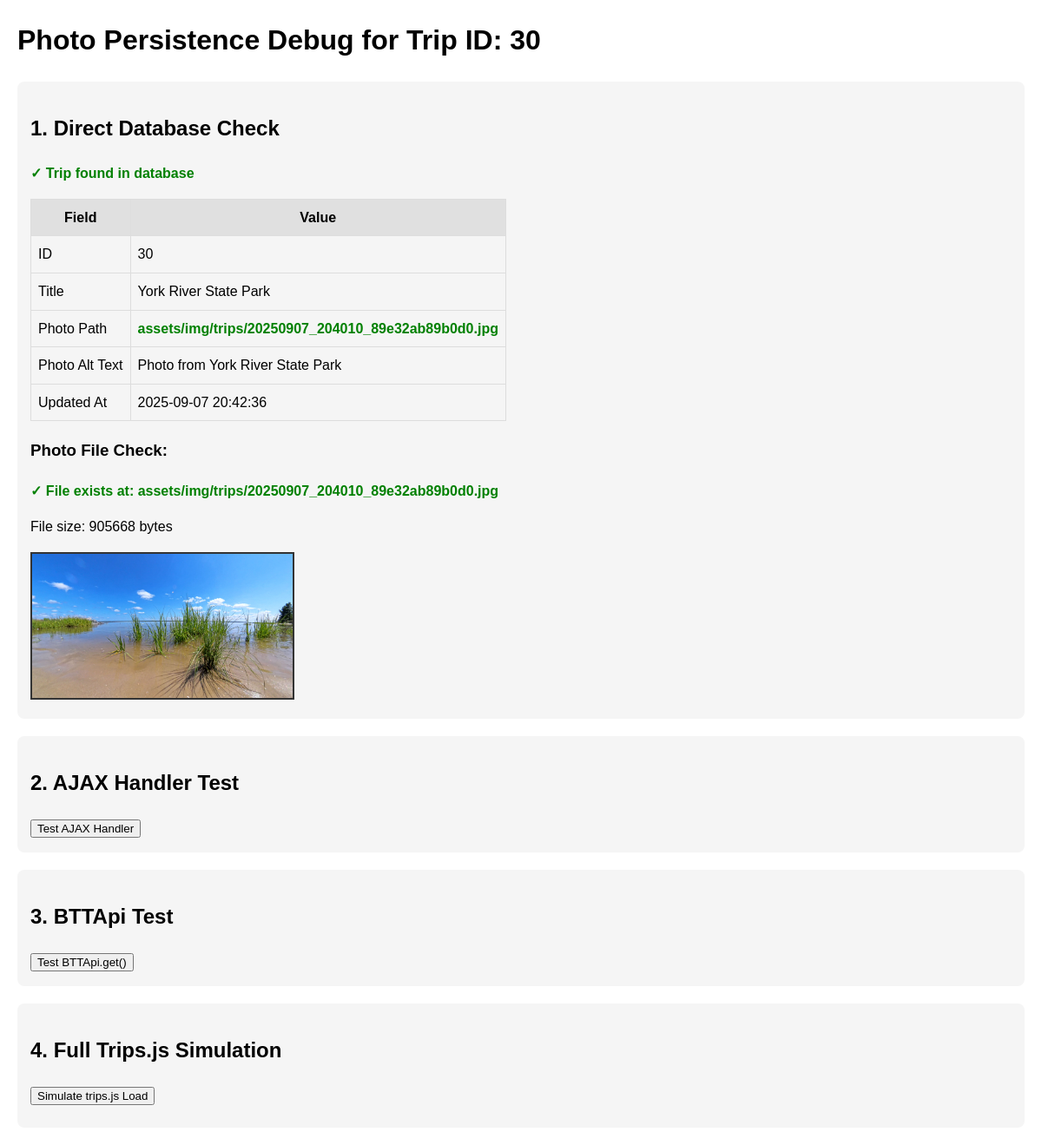
/debug-photo-persistence.php?trip_id=30 (signed in), run on the app's committed database.
### tables this page shows
CREATE TABLE "trips" (
id INTEGER PRIMARY KEY AUTOINCREMENT,
title TEXT NOT NULL,
location TEXT,
start_date TEXT,
end_date TEXT,
distance REAL,
distance_unit TEXT DEFAULT 'miles',
elevation_gain REAL,
difficulty TEXT,
trip_type TEXT,
description TEXT,
backpack_id INTEGER,
completed INTEGER DEFAULT 0,
favorite INTEGER DEFAULT 0,
image_url TEXT,
image_alt TEXT,
user_id INTEGER NOT NULL,
created_at TEXT DEFAULT CURRENT_TIMESTAMP,
updated_at TEXT DEFAULT CURRENT_TIMESTAMP, permit_required INTEGER DEFAULT 0, permit_info TEXT, water_sources TEXT, camping_type TEXT, expected_weather TEXT, trail_conditions TEXT, emergency_contact TEXT, trailhead_parking TEXT, photo_path TEXT, photo_alt_text TEXT, pre_trip_notes TEXT, post_trip_notes TEXT, lessons_learned TEXT, permit_cost REAL, parking_cost REAL, cell_coverage VARCHAR(50), crowd_level VARCHAR(50),
FOREIGN KEY (backpack_id) REFERENCES backpacks(id) ON DELETE SET NULL,
FOREIGN KEY (user_id) REFERENCES users(id) ON DELETE CASCADE
);

### debug-photo-persistence.php (the view, shortened to what this page needs)
<?php
$user_id = $_SESSION['user_id'] ?? null;
$trip_id = $_GET['trip_id'] ?? 6;
?>
<!DOCTYPE html>
<html>
<head>
</head>
<body>
    <h1>Photo Persistence Debug for Trip ID: <?php echo htmlspecialchars($trip_id); ?></h1>
    <div class="section">
        <h2>1. Direct Database Check</h2>
        <?php
        try {
            $db = new PDO('sqlite:' . __DIR__ . '/storage/sqlite/btt.db');
            $stmt = $db->prepare("SELECT * FROM trips WHERE id = ? AND user_id = ?");
            $stmt->execute([$trip_id, $user_id]);
            $trip = $stmt->fetch(PDO::FETCH_ASSOC);
            if ($trip) {
                echo "<p class='success'>✓ Trip found in database</p>";
                echo "<table>";
                echo "<tr><th>Field</th><th>Value</th></tr>";
                echo "<tr><td>ID</td><td>{$trip['id']}</td></tr>";
                echo "<tr><td>Title</td><td>" . htmlspecialchars($trip['title']) . "</td></tr>";
                echo "<tr><td>Photo Path</td><td class='" . ($trip['photo_path'] ? 'success' : 'warning') . "'>" .
                     htmlspecialchars($trip['photo_path'] ?: 'NULL') . "</td></tr>";
                echo "<tr><td>Photo Alt Text</td><td>" . htmlspecialchars($trip['photo_alt_text'] ?: 'NULL') . "</td></tr>";
                echo "<tr><td>Updated At</td><td>{$trip['updated_at']}</td></tr>";
                echo "</table>";
                if ($trip['photo_path']) {
                    $fullPath = __DIR__ . '/' . $trip['photo_path'];
                    echo "<h3>Photo File Check:</h3>";
                    if (file_exists($fullPath)) {
                        echo "<p class='success'>✓ File exists at: " . htmlspecialchars($trip['photo_path']) . "</p>";
                        echo "<p>File size: " . filesize($fullPath) . " bytes</p>";
                        echo "<img src='{$trip['photo_path']}' alt='Trip photo'>";
                    } else {
                        echo "<p class='error'>✗ File NOT found at: " . htmlspecialchars($fullPath) . "</p>";
                    }
                }
            } else {
                echo "<p class='error'>✗ Trip not found or doesn't belong to user</p>";
            }
        } catch (Exception $e) {
            echo "<p class='error'>Database error: " . htmlspecialchars($e->getMessage()) . "</p>";
        }
        ?>
    </div>
    <div class="section">
        <h2>2. AJAX Handler Test</h2>
        <button onclick="testAjaxHandler()">Test AJAX Handler</button>
    </div>
    <div class="section">
        <h2>3. BTTApi Test</h2>
        <button onclick="testBTTApi()">Test BTTApi.get()</button>
    </div>
    <div class="section">
        <h2>4. Full Trips.js Simulation</h2>
        <button onclick="simulateTripsJs()">Simulate trips.js Load</button>
    </div>
</body>
</html>

### debug-photo-persistence.php (style rules this page uses)
body { font-family: Arial, sans-serif; margin: 20px; line-height: 1.6; }
.section { margin: 20px 0; padding: 15px; background: #f5f5f5; border-radius: 8px; }
.success { color: green; font-weight: bold; }
img { max-width: 300px; height: auto; border: 2px solid #333; }
table { border-collapse: collapse; margin: 10px 0; }
td, th { border: 1px solid #ddd; padding: 8px; }
th { background: #e0e0e0; }

### data on the page
trips: id "30", title "York River State Park", photo_path "assets/img/trips/20250907_204010_89e32ab89b0d0.jpg", photo_alt_text "Photo from York River State Park", updated_at "2025-09-07 20:42:36", photo_path "905668", photo_path (picture)

### other printed values
$trip_id "30"
